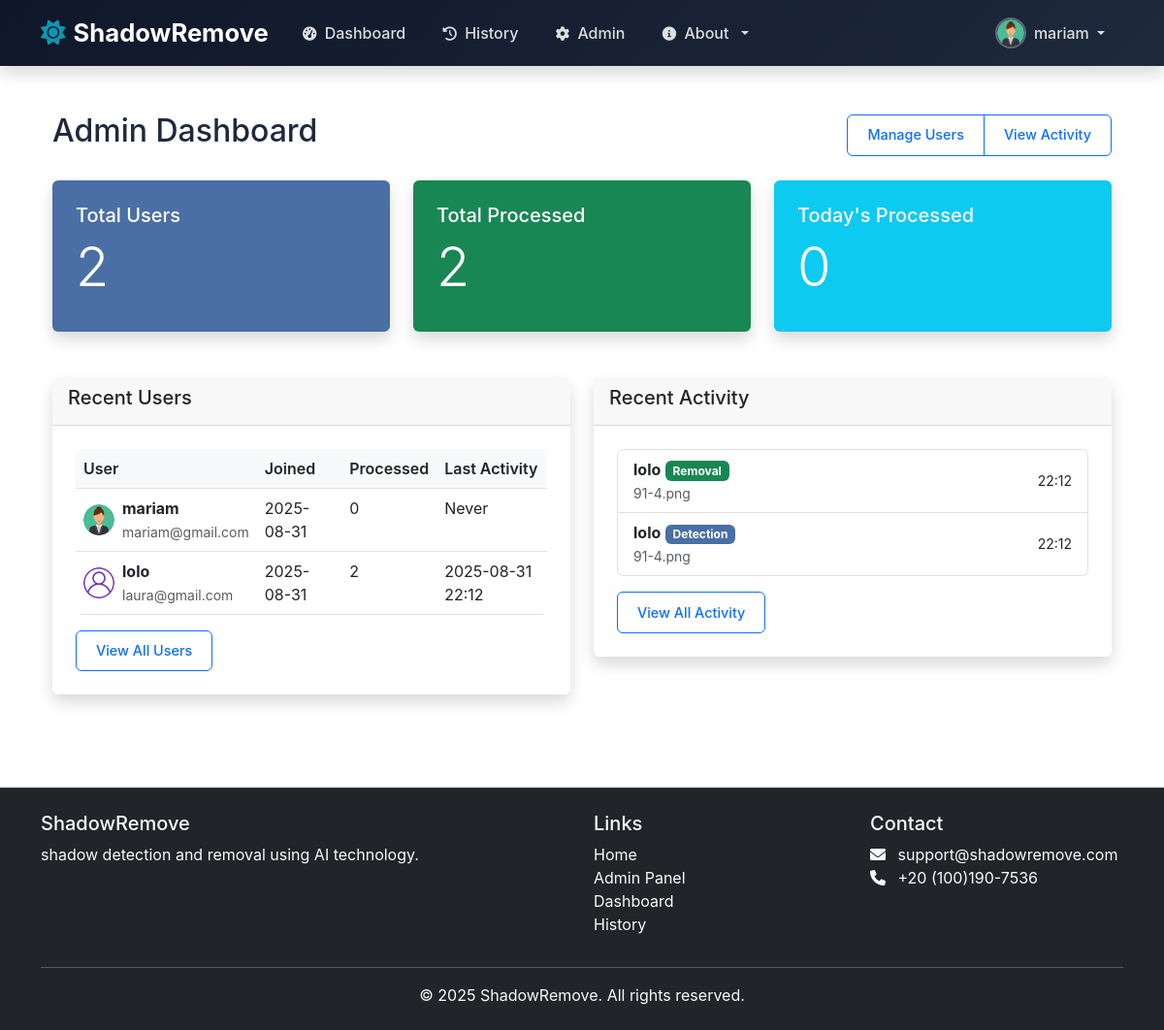
The page /admin (signed in) on the database its author committed.
### models.py (models this page shows, shortened)
class User(UserMixin, db.Model):
    id = db.Column(db.Integer, primary_key=True)
    username = db.Column(db.String(80), unique=True, nullable=False)
    email = db.Column(db.String(120), unique=True, nullable=False)
    password_hash = db.Column(db.String(128))
    first_name = db.Column(db.String(80), nullable=True)
    last_name = db.Column(db.String(80), nullable=True)
    bio = db.Column(db.Text, nullable=True)
    avatar = db.Column(db.String(120), default='default-avatar.png')
    created_at = db.Column(db.DateTime, default=datetime.utcnow)
    updated_at = db.Column(db.DateTime, default=datetime.utcnow, onupdate=datetime.utcnow)
    is_admin = db.Column(db.Boolean, default=False)
    is_active = db.Column(db.Boolean, default=True)

class ProcessedImage(db.Model):
    id = db.Column(db.Integer, primary_key=True)
    user_id = db.Column(db.Integer, db.ForeignKey('user.id'), nullable=False)
    original_filename = db.Column(db.String(255), nullable=False)
    processed_filename = db.Column(db.String(255), nullable=False)
    process_type = db.Column(db.String(50), nullable=False)  # 'detection' or 'removal'
    created_at = db.Column(db.DateTime, default=datetime.utcnow)
    user = db.relationship('User', backref=db.backref('processed_images', lazy=True))

### admin_route.py (the view)
@admin_required
def admin_dashboard():
    from app import db
    users = User.query.all()
    users_data = []
    for user in users:
        processed_count = ProcessedImage.query.filter_by(user_id=user.id).count()
        last_activity = ProcessedImage.query.filter_by(user_id=user.id).order_by(ProcessedImage.created_at.desc()).first()
        users_data.append({
            'user': user,
            'processed_count': processed_count,
            'last_activity': last_activity
        })
    recent_activity = ProcessedImage.query.order_by(ProcessedImage.created_at.desc()).limit(10).all()
    total_users = User.query.count()
    total_processed = ProcessedImage.query.count()
    today_start = datetime.now().replace(hour=0, minute=0, second=0, microsecond=0)
    today_processed = ProcessedImage.query.filter(ProcessedImage.created_at >= today_start).count()
    week_start = today_start - timedelta(days=today_start.weekday())
    weekly_processed = ProcessedImage.query.filter(ProcessedImage.created_at >= week_start).count()
    detection_count = ProcessedImage.query.filter_by(process_type='detection').count()
    removal_count = ProcessedImage.query.filter_by(process_type='removal').count()
    return render_template('admin/admin_dashboard.html',
                         users_data=users_data,
                         recent_activity=recent_activity,
                         total_users=total_users,
                         total_processed=total_processed,
                         today_processed=today_processed,
                         weekly_processed=weekly_processed,
                         detection_count=detection_count,
                         removal_count=removal_count)

### templates/admin/admin_dashboard.html
{% extends "base.html" %}
{% block content %}
<div class="container-fluid py-4">
    <div class="d-flex justify-content-between align-items-center mb-4">
        <h1 class="h2">Admin Dashboard</h1>
        <div class="btn-group">
            <a href="{{ url_for('admin_users') }}" class="btn btn-outline-primary">Manage Users</a>
            <a href="{{ url_for('admin_activity') }}" class="btn btn-outline-primary">View Activity</a>
        </div>
    </div>
    <div class="row mb-4">
        <div class="col-md-4">
            <div class="card bg-primary text-white">
                <div class="card-body">
                    <h5 class="card-title">Total Users</h5>
                    <h2 class="display-4">{{ total_users }}</h2>
                </div>
            </div>
        </div>
        <div class="col-md-4">
            <div class="card bg-success text-white">
                <div class="card-body">
                    <h5 class="card-title">Total Processed</h5>
                    <h2 class="display-4">{{ total_processed }}</h2>
                </div>
            </div>
        </div>
        <div class="col-md-4">
            <div class="card bg-info text-white">
                <div class="card-body">
                    <h5 class="card-title">Today's Processed</h5>
                    <h2 class="display-4">{{ today_processed }}</h2>
                </div>
            </div>
        </div>
    </div>
    <div class="row">
        <div class="col-md-6">
            <div class="card">
                <div class="card-header">
                    <h5 class="card-title">Recent Users</h5>
                </div>
                <div class="card-body">
                    <div class="table-responsive">
                        <table class="table table-hover">
                            <thead>
                                <tr>
                                    <th>User</th>
                                    <th>Joined</th>
                                    <th>Processed</th>
                                    <th>Last Activity</th>
                                </tr>
                            </thead>
                            <tbody>
                                {% for data in users_data[:5] %}
                                <tr>
                                    <td>
                                        <div class="d-flex align-items-center">
                                            {% if data.user.avatar and data.user.avatar != 'default-avatar.png' %}
                                                <img src="{{ url_for('static', filename='uploads/avatars/' + data.user.avatar) }}"
                                                    class="rounded-circle me-2" width="32" height="32" alt="{{ data.user.username }}">
                                            {% else %}
                                                <img src="{{ url_for('static', filename='images/default-avatar.png') }}"
                                                    class="rounded-circle me-2" width="32" height="32" alt="Default Avatar">
                                            {% endif %}
                                            <div>
                                                <strong>{{ data.user.username }}</strong>
                                                <br>
                                                <small class="text-muted">{{ data.user.email }}</small>
                                            </div>
                                        </div>
                                    </td>
                                    <td>{{ data.user.created_at.strftime('%Y-%m-%d') }}</td>
                                    <td>{{ data.processed_count }}</td>
                                    <td>
                                        {% if data.last_activity %}
                                            {{ data.last_activity.created_at.strftime('%Y-%m-%d %H:%M') }}
                                        {% else %}
                                            Never
                                        {% endif %}
                                    </td>
                                </tr>
                                {% endfor %}
                            </tbody>
                        </table>
                    </div>
                    <a href="{{ url_for('admin_users') }}" class="btn btn-sm btn-outline-primary">View All Users</a>
                </div>
            </div>
        </div>
        <div class="col-md-6">
            <div class="card">
                <div class="card-header">
                    <h5 class="card-title">Recent Activity</h5>
                </div>
                <div class="card-body">
                    <div class="list-group">
                        {% for activity in recent_activity %}
                        <div class="list-group-item">
                            <div class="d-flex justify-content-between align-items-center">
                                <div>
                                    <strong>{{ activity.user.username }}</strong>
                                    <span class="badge bg-{{ 'primary' if activity.process_type == 'detection' else 'success' }}">
                                        {{ activity.process_type | title }}
                                    </span>
                                    <br>
                                    <small class="text-muted">{{ activity.original_filename }}</small>
                                </div>
                                <small>{{ activity.created_at.strftime('%H:%M') }}</small>
                            </div>
                        </div>
                        {% endfor %}
                    </div>
                    <a href="{{ url_for('admin_activity') }}" class="btn btn-sm btn-outline-primary mt-3">View All Activity</a>
                </div>
            </div>
        </div>
    </div>
</div>
{% endblock %}

### templates/base.html (shortened to what this page needs)
<!DOCTYPE html>
<html lang="en">
<head>
    <link href="https://cdn.jsdelivr.net/npm/bootstrap@5.3.0/dist/css/bootstrap.min.css" rel="stylesheet">
    <link href="https://cdnjs.cloudflare.com/ajax/libs/font-awesome/6.0.0/css/all.min.css" rel="stylesheet">
    <link href="{{ url_for('static', filename='css/profile.css') }}" rel="stylesheet">
    <link rel="stylesheet" href="{{ url_for('static', filename='css/style.css') }}">
    <link rel="stylesheet" href="{{ url_for('static', filename='css/authentication.css') }}">
</head>
<body>
    <nav class="navbar navbar-expand-lg navbar-dark bg-dark fixed-top shadow">
        <div class="container">
            <a class="navbar-brand d-flex align-items-center" href="{{ url_for('index') }}">
                <i class="fas fa-sun me-2"></i>
                <span class="fw-bold">ShadowRemove</span>
            </a>
            <div class="collapse navbar-collapse" id="navbarNav">
                <ul class="navbar-nav me-auto">
                    <li class="nav-item">
                        <a class="nav-link" href="{{ url_for('dashboard') }}">
                            <i class="fas fa-tachometer-alt me-1"></i> Dashboard
                        </a>
                    </li>
                    <li class="nav-item">
                        <a class="nav-link" href="{{ url_for('history') }}">
                            <i class="fas fa-history me-1"></i> History
                        </a>
                    </li>
                    {% if current_user.is_authenticated and current_user.is_admin %}
                    <li class="nav-item">
                        <a class="nav-link" href="{{ url_for('admin_dashboard') }}">
                            <i class="fas fa-cog me-1"></i> Admin
                        </a>
                    </li>
                    {% endif %}
                    <li class="nav-item dropdown">
                        <a class="nav-link dropdown-toggle" href="#" id="navbarDropdown" role="button" data-bs-toggle="dropdown">
                            <i class="fas fa-info-circle me-1"></i> About
                        </a>
                    </li>
                </ul>
                <ul class="navbar-nav ms-auto">
                    {% if current_user.is_authenticated %}
                    <li class="nav-item dropdown">
                        <a class="nav-link dropdown-toggle d-flex align-items-center" href="#" id="userDropdown" role="button" data-bs-toggle="dropdown">
                            {% if current_user.avatar and current_user.avatar != 'default-avatar.png' %}
                                <img src="{{ url_for('static', filename='uploads/avatars/' + current_user.avatar) }}" class="profile-picture me-2" alt="Profile Picture">
                            {% else %}
                                <img src="{{ url_for('static', filename='images/default-avatar.png') }}" class="profile-picture me-2" alt="Default Profile">
                            {% endif %}
                            <span>{{ current_user.username }}</span>
                        </a>
                    </li>
                    {% endif %}
                </ul>
            </div>
        </div>
    </nav>
    <div class="container mt-5 pt-4">
        {% block content %}{% endblock %}
    </div>
    <footer class="bg-dark text-light py-4 mt-5">
        <div class="container">
            <div class="row">
                <div class="col-md-6">
                    <h5>ShadowRemove</h5>
                    <p>shadow detection and removal using AI technology.</p>
                </div>
                <div class="col-md-3">
                    <h5>Links</h5>
                    <ul class="list-unstyled">
                        <li><a href="{{ url_for('index') }}" class="text-light">Home</a></li>
                        {% if current_user.is_authenticated and current_user.is_admin %}
                            <li><a class="dropdown-item" href="{{ url_for('admin_dashboard') }}">Admin Panel</a></li>
                        {% endif %}
                        <li><a href="{{ url_for('dashboard') }}" class="text-light">Dashboard</a></li>
                        <li><a href="{{ url_for('history') }}" class="text-light">History</a></li>
                    </ul>
                </div>
                <div class="col-md-3">
                    <h5>Contact</h5>
                    <ul class="list-unstyled">
                        <li><i class="fas fa-envelope me-2"></i> support@shadowremove.com</li>
                        <li><i class="fas fa-phone me-2"></i> +20 (100)190-7536</li>
                    </ul>
                </div>
            </div>
            <hr class="bg-light">
            <div class="text-center">
                <p class="mb-0">&copy; 2025 ShadowRemove. All rights reserved.</p>
            </div>
        </div>
    </footer>
</body>
</html>

### rows shown on the page
User: avatar (picture), username "mariam", user.username "mariam", user.email "mariam@gmail.com", user.created_at "2025-08-31"
User: user.username "lolo", user.email "laura@gmail.com", user.created_at "2025-08-31"
ProcessedImage: last_activity.created_at "2025-08-31 22:12", user.username "lolo", process_type "Removal", original_filename "91-4.png", created_at "22:12"
ProcessedImage: user.username "lolo", process_type "Detection", original_filename "91-4.png", created_at "22:12"

### other values the page prints
{{ total_users }} "2"
{{ total_processed }} "2"
{{ today_processed }} "0"
{{ data.processed_count }} "0" "2"
